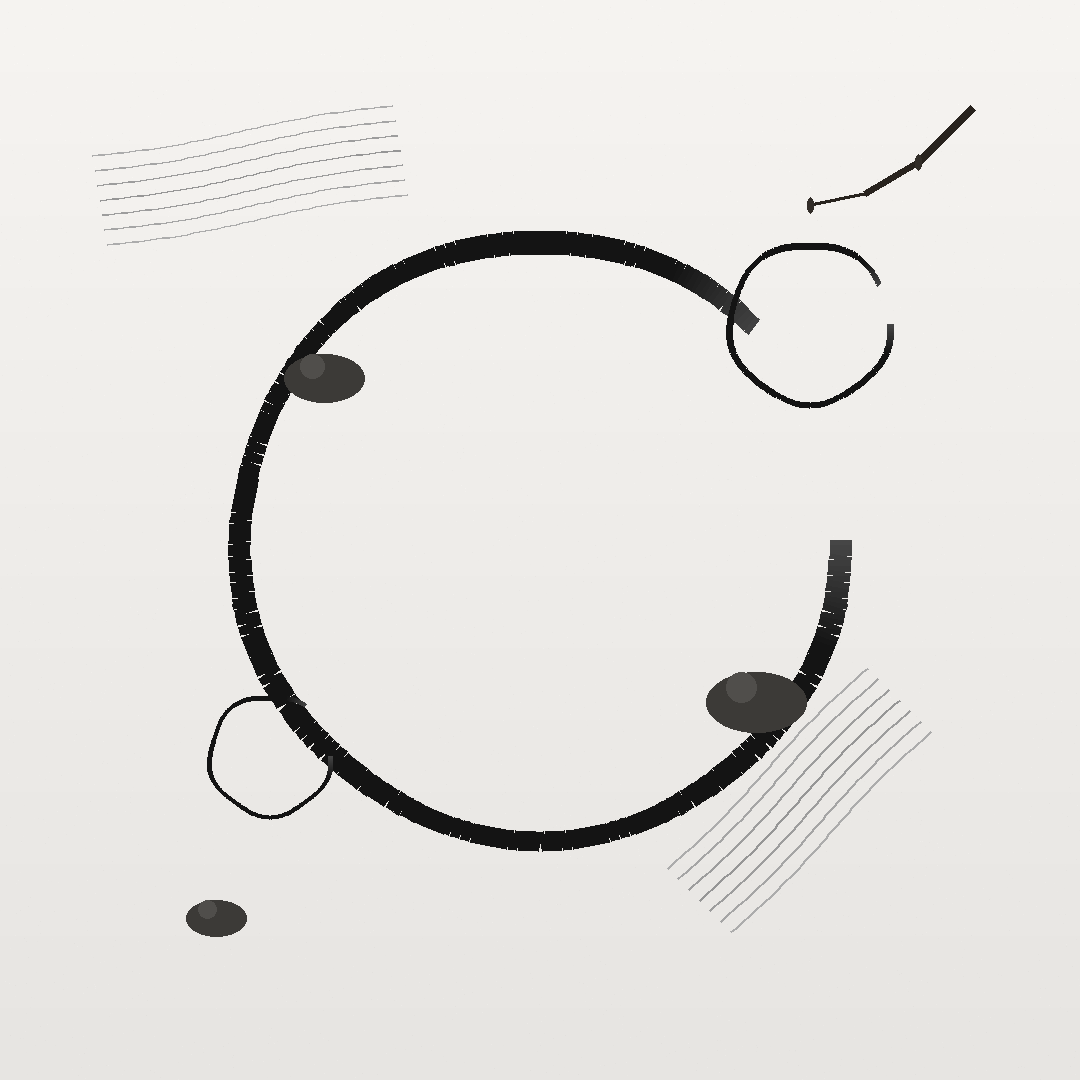

Write the Python code that produced this figure.
from PIL import Image, ImageDraw
import numpy as np
import math

# Canvas dimensions
WIDTH, HEIGHT = 1080, 1080

# Create image with subtle gradient
img = Image.new('RGB', (WIDTH, HEIGHT))
draw = ImageDraw.Draw(img)

# Zen garden background - subtle sand texture
for y in range(HEIGHT):
    # Gentle gradient from light to slightly darker
    value = 245 - int((y / HEIGHT) * 15)
    # Slight warm tone
    r = value
    g = value - 2
    b = value - 5
    draw.line([(0, y), (WIDTH, y)], fill=(r, g, b))

# Add subtle sand grain texture
np.random.seed(42)  # Consistent randomness for meditation
for _ in range(5000):
    x = np.random.randint(0, WIDTH)
    y = np.random.randint(0, HEIGHT)
    brightness = np.random.randint(-5, 5)
    base = img.getpixel((x, y))
    img.putpixel((x, y), tuple(max(0, min(255, b + brightness)) for b in base))

# Zen circles - enso inspired
def draw_enso(draw, cx, cy, radius, thickness=20, completeness=0.85):
    """Draw a Zen circle with intentional imperfection"""
    points = []
    
    # Create circle with slight irregularities
    num_points = 360
    for i in range(int(num_points * completeness)):
        angle = (i / num_points) * 2 * math.pi
        
        # Add subtle variations for organic feel
        r_variation = radius + math.sin(angle * 5) * 2
        
        # Thickness varies slightly
        t_variation = thickness * (0.9 + 0.1 * math.sin(angle * 3))
        
        x = cx + r_variation * math.cos(angle)
        y = cy + r_variation * math.sin(angle)
        points.append((x, y, t_variation))
    
    # Draw with varying thickness and opacity
    for i in range(len(points) - 1):
        x1, y1, t1 = points[i]
        x2, y2, t2 = points[i + 1]
        
        # Fade at the ends
        if i < 20:
            opacity = i / 20
        elif i > len(points) - 20:
            opacity = (len(points) - i) / 20
        else:
            opacity = 1.0
        
        # Darker ink color
        ink = int(20 + (1 - opacity) * 50)
        
        # Draw segment
        avg_thickness = (t1 + t2) / 2
        draw.line([(x1, y1), (x2, y2)], 
                 fill=(ink, ink, ink), 
                 width=int(avg_thickness))

# Primary enso
draw_enso(draw, WIDTH/2, HEIGHT/2, 300, thickness=25, completeness=0.88)

# Smaller companion circles
draw_enso(draw, WIDTH * 0.75, HEIGHT * 0.3, 80, thickness=8, completeness=0.92)
draw_enso(draw, WIDTH * 0.25, HEIGHT * 0.7, 60, thickness=6, completeness=0.85)

# Minimalist stones
stones = [
    (WIDTH * 0.3, HEIGHT * 0.35, 40),
    (WIDTH * 0.7, HEIGHT * 0.65, 50),
    (WIDTH * 0.2, HEIGHT * 0.85, 30),
]

for x, y, size in stones:
    # Simple elliptical stones
    draw.ellipse([x - size, y - size * 0.6, 
                  x + size, y + size * 0.6],
                 fill=(60, 58, 55))
    
    # Subtle highlight
    highlight_x = x - size * 0.3
    highlight_y = y - size * 0.3
    highlight_size = size * 0.3
    draw.ellipse([highlight_x - highlight_size, highlight_y - highlight_size,
                  highlight_x + highlight_size, highlight_y + highlight_size],
                 fill=(80, 78, 75))

# Rake patterns - mathematical precision in simplicity
def draw_rake_pattern(draw, start_x, start_y, end_x, end_y, spacing=20):
    """Draw parallel rake lines with slight organic variation"""
    # Calculate perpendicular direction
    dx = end_x - start_x
    dy = end_y - start_y
    length = math.sqrt(dx*dx + dy*dy)
    
    # Normalize
    dx /= length
    dy /= length
    
    # Perpendicular
    perp_dx = -dy
    perp_dy = dx
    
    # Draw parallel lines
    for i in range(-3, 4):
        offset = i * spacing
        
        # Start and end with offset
        sx = start_x + perp_dx * offset
        sy = start_y + perp_dy * offset
        ex = end_x + perp_dx * offset
        ey = end_y + perp_dy * offset
        
        # Add slight wave
        points = []
        for t in np.linspace(0, 1, 50):
            wave = math.sin(t * math.pi * 2) * 3
            px = sx + t * (ex - sx) + perp_dx * wave
            py = sy + t * (ey - sy) + perp_dy * wave
            points.append((px, py))
        
        # Draw with varying opacity
        opacity = 1 - abs(i) / 4
        gray = int(180 - 30 * opacity)
        
        for j in range(len(points) - 1):
            draw.line([points[j], points[j+1]], 
                     fill=(gray, gray, gray), 
                     width=2)

# Add subtle rake patterns
draw_rake_pattern(draw, 100, 200, 400, 150, spacing=15)
draw_rake_pattern(draw, 700, 900, 900, 700, spacing=15)

# Final touch - single branch reaching into frame
branch_points = [
    (WIDTH * 0.9, HEIGHT * 0.1),
    (WIDTH * 0.85, HEIGHT * 0.15),
    (WIDTH * 0.8, HEIGHT * 0.18),
    (WIDTH * 0.75, HEIGHT * 0.19),
]

for i in range(len(branch_points) - 1):
    thickness = 8 - i * 2
    draw.line([branch_points[i], branch_points[i+1]], 
             fill=(40, 35, 30), 
             width=thickness)

# Small leaves
for i in [1, 3]:
    x, y = branch_points[i]
    draw.ellipse([x-3, y-8, x+3, y+8], fill=(50, 45, 40))

img.save('zen_algorithm_01.png')
print("Zen Algorithm created: zen_algorithm_01.png")